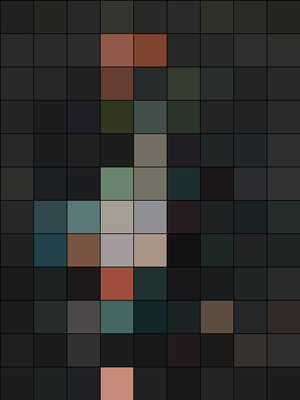
#> input picture util/test.png, 300 x 400 px
$ python plotHSVHist.py test.png 5   (Python 2 division)
#> lines starting #> are read from the running program, lines starting #| are printed output that depends on the picture
#!/usr/bin/python

import cv2
import sys
import pprint as pp
import numpy as np
import matplotlib
matplotlib.use('Agg')
from matplotlib import pyplot as plt

#img = cv2.imread(sys.argv[1],0)
img = cv2.imread(sys.argv[1])
#> img is the input picture: shape (400, 300, 3); mean B, G, R 45.9, 47.6, 48.3
pr = int(sys.argv[2])
b,g,r = cv2.split(img)
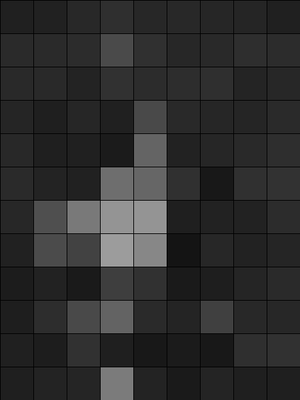
#> b: shape (400, 300); min 0, max 181, mean 45.9
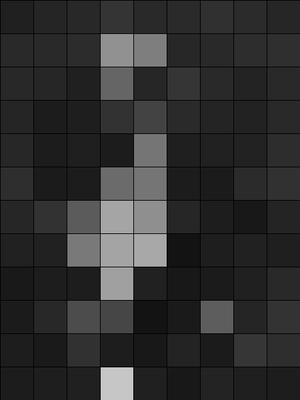
#> r: shape (400, 300); min 0, max 230, mean 48.3

if pr == 1:
	print " --- "
	for num in img:
		print num
		print "\n"
	print " --- "

rgb_img = cv2.merge([r,g,b])

if pr == 1:
	print " -II-- "
	for num in rgb_img:
		print num
		print "\n"
	print " --- "

#plt.imshow(rgb_img)
plt.imshow(img)
#plt.show

plt.hist(img.ravel(),256,[0,256]); plt.show()
#> after `plt.hist(img.ravel(), 256, [0, 256])`:
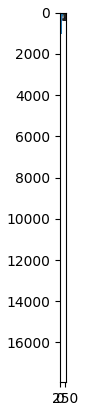
#> figure drawn by matplotlib, 1 panel; B, G, R data is drawn as R, G, B
hsv_image = cv2.cvtColor(rgb_img,cv2.COLOR_BGR2HSV)
#> hsv_image: shape (400, 300, 3); mean H, S, V 49.1, 39.2, 52.5

hue, sat, val = hsv_image[:,:,0], hsv_image[:,:,1], hsv_image[:,:,2]
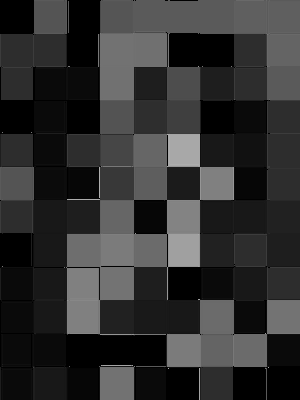
#> hue: shape (400, 300); min 0, max 175, mean 49.1
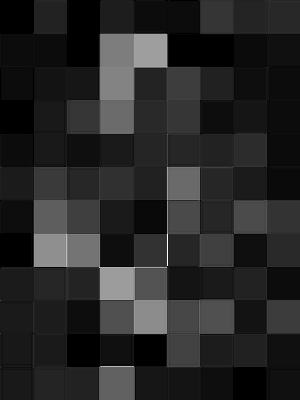
#> sat: shape (400, 300); min 0, max 255, mean 39.2
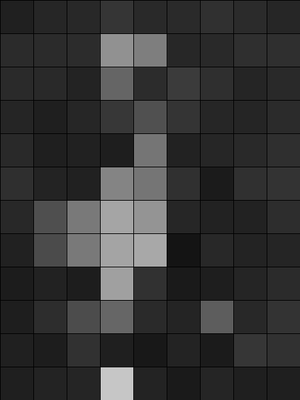
#> val: shape (400, 300); min 0, max 230, mean 52.5
percHue = np.percentile(hue, 90)
#> percHue = 114
pp.pprint(percHue)
#| 114.0
maxHue = int(np.ndarray.max(hue))
#> maxHue = 175
nHue = int(np.ndarray.mean(hue))
#> nHue = 49
dHue = int(np.ndarray.std(hue))
#> dHue = 44
vHue = int(np.ndarray.var(hue))
#> vHue = 1972
nSat = int(np.ndarray.mean(sat))
#> nSat = 39
dSat = int(np.ndarray.std(sat))
#> dSat = 36
vSat = int(np.ndarray.var(sat))
#> vSat = 1305
nVal = int(np.ndarray.mean(val))
#> nVal = 52
dVal = int(np.ndarray.std(val))
#> dVal = 37
vVal = int(np.ndarray.var(val))
#> vVal = 1372
print " -Hue- "
print "Max " + str(maxHue)
#| Max 175
print "M " + str(nHue)
#| M 49
print "D " + str(dHue)
#| D 44
print "V " + str(vHue)
#| V 1972
print " -Sat- "
print "M " + str(nSat)
#| M 39
print "D " + str(dSat)
#| D 36
print "V " + str(vSat)
#| V 1305
print " -Val- "
print "M " + str(nVal)
#| M 52
print "D " + str(dVal)
#| D 37
print "V " + str(vVal)
#| V 1372
print " --- "
if pr == 1:
	for elem in hue:
		print elem
